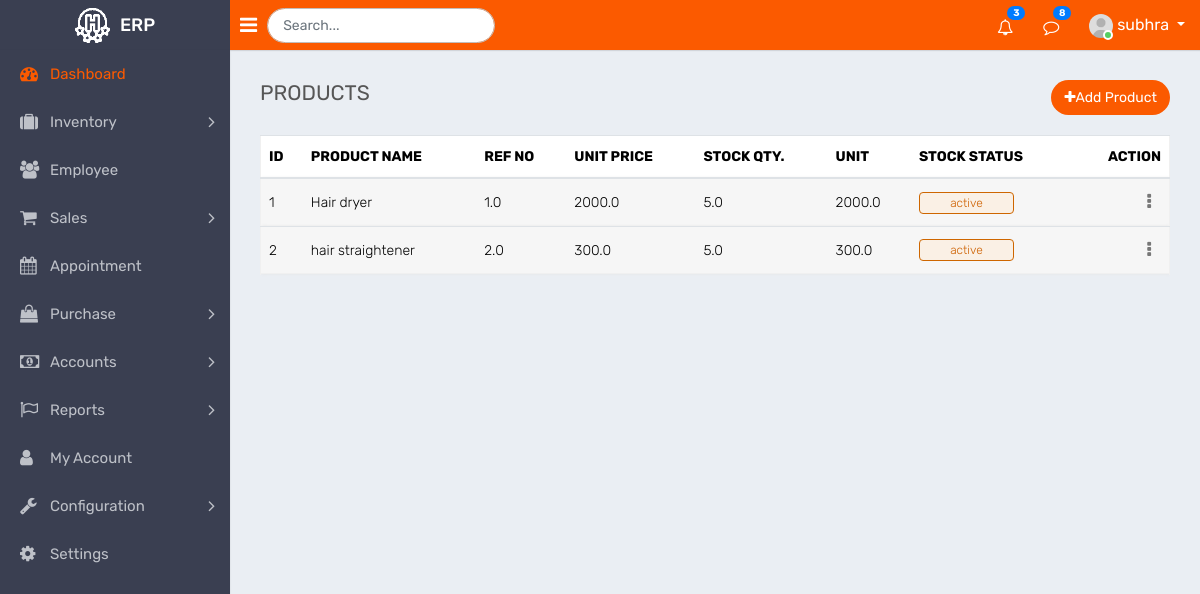
/products/ (signed in), run on the app's committed database.
### app.py (models this page shows, shortened)
class User(UserMixin, db.Model):
    __tablename__ = 'users'
    id = db.Column(db.Integer, primary_key=True)
    username = db.Column(db.String(15), unique=True)
    email = db.Column(db.String(50), unique=True)
    password = db.Column(db.String(80))

class Product(db.Model):
    __tablename__ = 'products'
    id = db.Column(db.Integer, primary_key=True)
    name = db.Column(db.String(15), unique=True)
    ref_no = db.Column(db.Float, nullable=False)
    price = db.Column(db.Float, nullable=False)
    s_qty = db.Column(db.Float, nullable=False)
    unit = db.Column(db.Float, nullable=False)
    status = db.Column(db.Boolean, default=0)
    created_on = db.Column(db.DateTime, server_default=db.func.now())

### app.py (the view)
@app.route("/products/")
@login_required
def products():
    all_data = Product.query.all()
    return render_template("inventory/products.html", products=all_data, name=current_user.username)

### app.py (called while the page is built)
@login_manager.user_loader
def load_user(user_id):
    return User.query.get(int(user_id))

### templates/inventory/products.html (shortened to what this page needs)
{% extends "base.html" %}
{% block content %}
<div class="page-wrapper">
  <div class="content">
    <div class="row">
      <div class="col-sm-4 col-3">
        <h4 class="page-title">PRODUCTS</h4>
      </div>
      <div class="col-sm-8 col-9 text-right m-b-20">
        <a href="" class="btn btn btn-primary btn-rounded float-right" data-toggle="modal" data-target="#modal-lg"><i
            class="fa fa-plus"></i>Add Product
        </a>
      </div>
    </div>
    <div class="row">
      <div class="col-md-12">
        <div class="table-responsive">
          <table class="table table-striped custom-table">
            <thead>
              <tr>
                <th>ID</th>
                <th>PRODUCT NAME</th>
                <th>REF NO</th>
                <th>UNIT PRICE</th>
                <th>STOCK QTY.</th>
                <th>UNIT</th>
                <th>STOCK STATUS</th>
                <th class="text-right">ACTION</th>
              </tr>
            </thead>
            <tbody>
              {% for row in products %}
              <tr>
                <td>{{row.id}}</td>
                <td>{{row.name}}</td>
                <td>{{row.ref_no}}</td>
                <td>{{row.price}}</td>
                <td>{{row.s_qty}}</td>
                <td>{{row.unit}}</td>
                <td>{%if row.status%}<span class="custom-badge status-green">active</span>{%else%}<span
                    class="custom-badge status-red">inactive</span>{%endif%}</td>
                <td class="text-right">
                  <div class="dropdown dropdown-action">
                    <a href="#" class="action-icon dropdown-toggle" data-toggle="dropdown" aria-expanded="false"><i
                        class="fa fa-ellipsis-v"></i></a>
                  </div>
                </td>
              </tr>
              <tr>
                {% endfor %}
              </tr>
            </tbody>
          </table>
        </div>
      </div>
    </div>
  </div>
  {% endblock %}

### templates/base.html (shortened to what this page needs)
<!DOCTYPE html>
<html lang="en">
<head>
    <link rel="stylesheet" type="text/css" href="/static/assets/css/bootstrap.min.css">
    <link rel="stylesheet" type="text/css" href="/static/assets/css/font-awesome.min.css">
    <link rel="stylesheet" type="text/css" href="/static/assets/plugins/morris/morris.css">
    <link rel="stylesheet" type="text/css" href="/static/assets/css/jquery.circliful.css">
    <link rel="stylesheet" type="text/css" href="/static/assets/css/style.css">
</head>
<body>
    <div class="main-wrapper">
        <div class="header">
            <div class="header-left">
                <a href="/dashboard" class="logo">
                    <img src="/static/assets/img/logoo.png" width="35" height="35" alt=""> <span>ERP</span>
                </a>
            </div>
            <div class="menubar">
                <a id="toggle_btn" href="javascript:void(0);"><i class="fa fa-bars"></i></a>
            </div>
            <div class="searchbar">
                <form class="form-inline my-1 w-25 float-left">
                    <input class="form-control mr-sm-2 search-input" type="search" placeholder="Search...">
                </form>
            </div>
            <ul class="nav user-menu float-right">
                <li class="nav-item dropdown d-none d-sm-block">
                    <a href="#" class="dropdown-toggle nav-link" data-toggle="dropdown"><i class="fa fa-bell-o"></i>
                        <span class="badge badge-pill bg-primary float-right">3</span></a>
                </li>
                <li class="nav-item dropdown d-none d-sm-block">
                    <a href="javascript:void(0);" id="open_msg_box" class="hasnotifications nav-link"><i
                            class="fa fa-comment-o"></i> <span
                            class="badge badge-pill bg-primary float-right">8</span></a>
                </li>
                <li class="nav-item dropdown has-arrow">
                    <a href="#" class="dropdown-toggle nav-link user-link" data-toggle="dropdown">
                        <span class="user-img"><img class="rounded-circle" src="/static/assets/img/user.jpg"
                                width="40" alt="Admin">
                            <span class="status online"></span></span>
                        <span>{{name}}</span>
                    </a>
                </li>
            </ul>
        </div>
        <div class="sidebar" id="sidebar">
            <div class="sidebar-inner slimscroll">
                <div id="sidebar-menu" class="sidebar-menu">
                    <ul>
                        <li class="active">
                            <a class="active" href="/dashboard"><i class="fa fa-dashboard"></i>
                                <span>Dashboard</span></a>
                        </li>
                        <li class="submenu">
                            <a href="#"><i class="fa fa-suitcase" aria-hidden="true"></i><span>Inventory</span> <span
                                    class="menu-arrow"></span></a>
                        </li>
                        <li>
                            <a href="/employee"><i class="fa fa-users" aria-hidden="true"></i><span>Employee</span></a>
                        </li>
                        <li class="submenu">
                            <a href="#"><i class="fa fa-shopping-cart" aria-hidden="true"></i> <span>Sales</span> <span
                                    class="menu-arrow"></span></a>
                        </li>
                        <li>
                            <a href="/Appointment"><i class="fa fa-calendar" aria-hidden="true"></i><span>Appointment</span></a>
                        </li>
                        <li class="submenu">
                            <a href="#"><i class="fa fa-shopping-bag" aria-hidden="true"></i> <span> Purchase </span>
                                <span class="menu-arrow"></span></a>
                        </li>
                        <li class="submenu">
                            <a href="#"><i class="fa fa-money"></i> <span> Accounts </span> <span
                                    class="menu-arrow"></span></a>
                        </li>
                        <li class="submenu">
                            <a href="#"><i class="fa fa-flag-o"></i> <span> Reports </span> <span
                                    class="menu-arrow"></span></a>
                        </li>
                        <li>
                            <a href="settings.html"><i class="fa fa-user" aria-hidden="true"></i><span>My Account</span></a>
                        </li>
                        <li class="submenu">
                            <a href="#"><i class="fa fa-wrench" aria-hidden="true"></i>
                                <span> Configuration </span> <span
                                    class="menu-arrow"></span></a>
                        </li>
                        <li>
                            <a href="settings.html"><i class="fa fa-cog"></i> <span>Settings</span></a>
                        </li>
                    </ul>
                </div>
            </div>
        </div>
        {% block content %}
        {% endblock %}
    </div>
</body>
</html>

### data on the page
User: username "subhra"
Product: id "1", name "Hair dryer", ref_no "1.0", price "2000.0", s_qty "5.0", unit "2000.0", status "active"
Product: id "2", name "hair straightener", ref_no "2.0", price "300.0", s_qty "5.0", unit "300.0", status "active"
